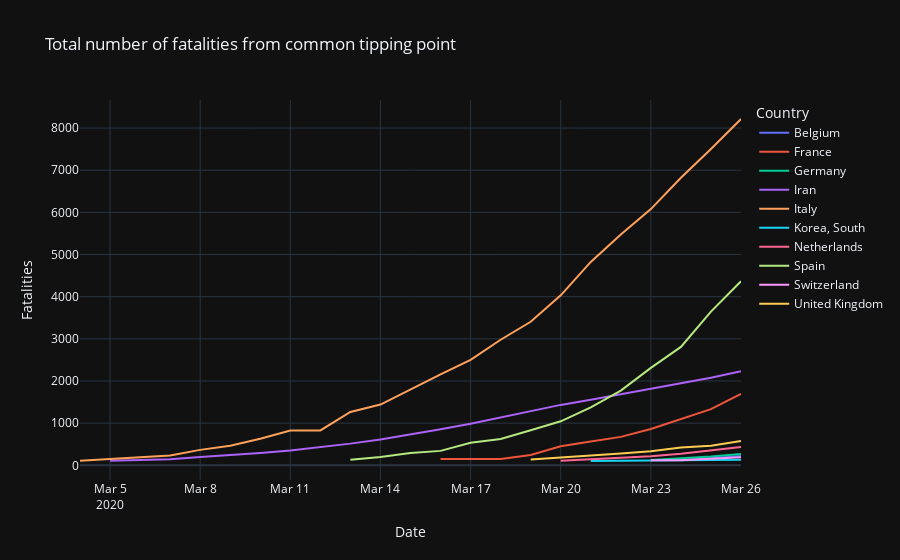

The cell this chart's notebook holds for it:
### Code cell
missing_state_countries = list(train.loc[train.isnull().any(1), 'Country'].unique())
train_missing_state_countries = train[train['Country'].isin(missing_state_countries)]
tipping_point =100
train_tip_point = train_missing_state_countries[train_missing_state_countries['Fatalities']>= tipping_point]
(px.line(train_tip_point, 
        x="Date",
        y="Fatalities",
        log_y=False,
        color="Country", 
        title="Total number of fatalities from common tipping point",
        template="plotly_dark",  # see https://plot.ly/python/templates/
        )
   .for_each_trace(lambda t: t.update(name=t.name.replace("Country=","")))
)

### Figure 1 — Plotly figure (JSON) as saved in the notebook; plotly's stock layout.template omitted (floating-point values rounded to 4 significant figures)
{"data": [{"hoverlabel": {"namelength": 0}, "hovertemplate": "Country=Belgium<br>Date=%{x}<br>Fatalities=%{y}", "legendgroup": "Belgium", "line": {"color": "#636efa", "dash": "solid"}, "mode": "lines", "name": "Belgium", "showlegend": true, "type": "scatter", "x": ["2020-03-24", "2020-03-25", "2020-03-26"], "xaxis": "x", "y": [122, 178, 220], "yaxis": "y"}, {"hoverlabel": {"namelength": 0}, "hovertemplate": "Country=France<br>Date=%{x}<br>Fatalities=%{y}", "legendgroup": "France", "line": {"color": "#EF553B", "dash": "solid"}, "mode": "lines", "name": "France", "showlegend": true, "type": "scatter", "x": ["2020-03-16", "2020-03-17", "2020-03-18", "2020-03-19", "2020-03-20", "2020-03-21", "2020-03-22", "2020-03-23", "2020-03-24", "2020-03-25", "2020-03-26"], "xaxis": "x", "y": [148, 148, 148, 243, 450, 562, 674, 860, 1100, 1331, 1696], "yaxis": "y"}, {"hoverlabel": {"namelength": 0}, "hovertemplate": "Country=Germany<br>Date=%{x}<br>Fatalities=%{y}", "legendgroup": "Germany", "line": {"color": "#00cc96", "dash": "solid"}, "mode": "lines", "name": "Germany", "showlegend": true, "type": "scatter", "x": ["2020-03-23", "2020-03-24", "2020-03-25", "2020-03-26"], "xaxis": "x", "y": [123, 157, 206, 267], "yaxis": "y"}, {"hoverlabel": {"namelength": 0}, "hovertemplate": "Country=Iran<br>Date=%{x}<br>Fatalities=%{y}", "legendgroup": "Iran", "line": {"color": "#ab63fa", "dash": "solid"}, "mode": "lines", "name": "Iran", "showlegend": true, "type": "scatter", "x": ["2020-03-05", "2020-03-06", "2020-03-07", "2020-03-08", "2020-03-09", "2020-03-10", "2020-03-11", "2020-03-12", "2020-03-13", "2020-03-14", "2020-03-15", "2020-03-16", "2020-03-17", "2020-03-18", "2020-03-19", "2020-03-20", "2020-03-21", "2020-03-22", "2020-03-23", "2020-03-24", "2020-03-25", "2020-03-26"], "xaxis": "x", "y": [107, 124, 145, 194, 237, 291, 354, 429, 514, 611, 724, 853, 988, 1135, 1284, 1433, 1556, 1685, 1812, 1934, 2077, 2234], "yaxis": "y"}, {"hoverlabel": {"namelength": 0}, "hovertemplate": "Country=Italy<br>Date=%{x}<br>Fatalities=%{y}", "legendgroup": "Italy", "line": {"color": "#FFA15A", "dash": "solid"}, "mode": "lines", "name": "Italy", "showlegend": true, "type": "scatter", "x": ["2020-03-04", "2020-03-05", "2020-03-06", "2020-03-07", "2020-03-08", "2020-03-09", "2020-03-10", "2020-03-11", "2020-03-12", "2020-03-13", "2020-03-14", "2020-03-15", "2020-03-16", "2020-03-17", "2020-03-18", "2020-03-19", "2020-03-20", "2020-03-21", "2020-03-22", "2020-03-23", "2020-03-24", "2020-03-25", "2020-03-26"], "xaxis": "x", "y": [107, 148, 197, 233, 366, 463, 631, 827, 827, 1266, 1441, 1809, 2158, 2503, 2978, 3405, 4032, 4825, 5476, 6077, 6820, 7503, 8215], "yaxis": "y"}, {"hoverlabel": {"namelength": 0}, "hovertemplate": "Country=Korea, South<br>Date=%{x}<br>Fatalities=%{y}", "legendgroup": "Korea, South", "line": {"color": "#19d3f3", "dash": "solid"}, "mode": "lines", "name": "Korea, South", "showlegend": true, "type": "scatter", "x": ["2020-03-21", "2020-03-22", "2020-03-23", "2020-03-24", "2020-03-25", "2020-03-26"], "xaxis": "x", "y": [102, 111, 111, 120, 126, 131], "yaxis": "y"}, {"hoverlabel": {"namelength": 0}, "hovertemplate": "Country=Netherlands<br>Date=%{x}<br>Fatalities=%{y}", "legendgroup": "Netherlands", "line": {"color": "#FF6692", "dash": "solid"}, "mode": "lines", "name": "Netherlands", "showlegend": true, "type": "scatter", "x": ["2020-03-20", "2020-03-21", "2020-03-22", "2020-03-23", "2020-03-24", "2020-03-25", "2020-03-26"], "xaxis": "x", "y": [106, 136, 179, 213, 276, 356, 434], "yaxis": "y"}, {"hoverlabel": {"namelength": 0}, "hovertemplate": "Country=Spain<br>Date=%{x}<br>Fatalities=%{y}", "legendgroup": "Spain", "line": {"color": "#B6E880", "dash": "solid"}, "mode": "lines", "name": "Spain", "showlegend": true, "type": "scatter", "x": ["2020-03-13", "2020-03-14", "2020-03-15", "2020-03-16", "2020-03-17", "2020-03-18", "2020-03-19", "2020-03-20", "2020-03-21", "2020-03-22", "2020-03-23", "2020-03-24", "2020-03-25", "2020-03-26"], "xaxis": "x", "y": [133, 195, 289, 342, 533, 623, 830, 1043, 1375, 1772, 2311, 2808, 3647, 4365], "yaxis": "y"}, {"hoverlabel": {"namelength": 0}, "hovertemplate": "Country=Switzerland<br>Date=%{x}<br>Fatalities=%{y}", "legendgroup": "Switzerland", "line": {"color": "#FF97FF", "dash": "solid"}, "mode": "lines", "name": "Switzerland", "showlegend": true, "type": "scatter", "x": ["2020-03-23", "2020-03-24", "2020-03-25", "2020-03-26"], "xaxis": "x", "y": [120, 122, 153, 191], "yaxis": "y"}, {"hoverlabel": {"namelength": 0}, "hovertemplate": "Country=United Kingdom<br>Date=%{x}<br>Fatalities=%{y}", "legendgroup": "United Kingdom", "line": {"color": "#FECB52", "dash": "solid"}, "mode": "lines", "name": "United Kingdom", "showlegend": true, "type": "scatter", "x": ["2020-03-19", "2020-03-20", "2020-03-21", "2020-03-22", "2020-03-23", "2020-03-24", "2020-03-25", "2020-03-26"], "xaxis": "x", "y": [137, 177, 233, 281, 335, 422, 465, 578], "yaxis": "y"}], "layout": {"legend": {"title": {"text": "Country"}, "tracegroupgap": 0}, "title": {"text": "Total number of fatalities from common tipping point"}, "xaxis": {"anchor": "y", "domain": [0, 1], "title": {"text": "Date"}}, "yaxis": {"anchor": "x", "domain": [0, 1], "title": {"text": "Fatalities"}}}}
